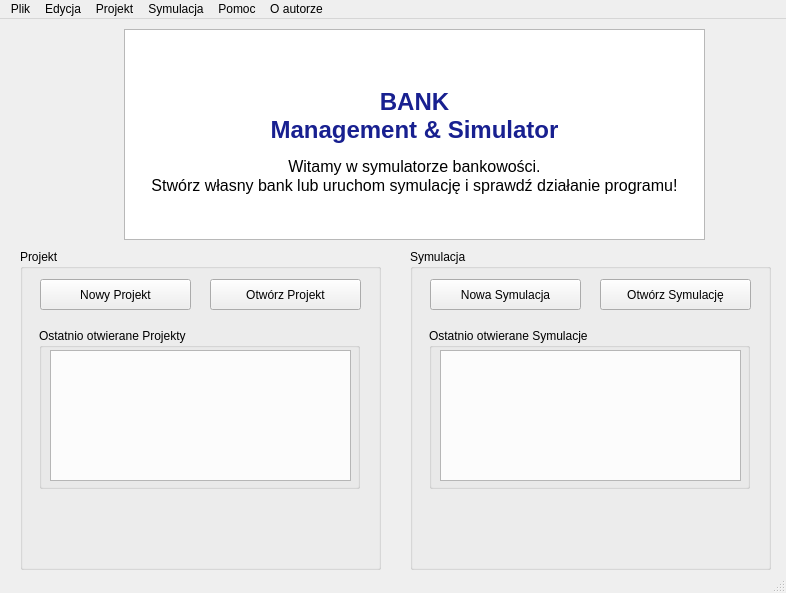
<?xml version="1.0" encoding="UTF-8"?>
<ui version="4.0">
 <class>MainWindow</class>
 <widget class="QMainWindow" name="MainWindow">
  <property name="geometry">
   <rect>
    <x>0</x>
    <y>0</y>
    <width>786</width>
    <height>593</height>
   </rect>
  </property>
  <property name="windowTitle">
   <string>MainWindow</string>
  </property>
  <widget class="QWidget" name="centralwidget">
   <widget class="QGroupBox" name="groupBox_2">
    <property name="geometry">
     <rect>
      <x>410</x>
      <y>230</y>
      <width>361</width>
      <height>321</height>
     </rect>
    </property>
    <property name="title">
     <string>Symulacja</string>
    </property>
    <widget class="QListWidget" name="listWidget">
     <property name="geometry">
      <rect>
       <x>30</x>
       <y>101</y>
       <width>301</width>
       <height>131</height>
      </rect>
     </property>
    </widget>
    <widget class="QGroupBox" name="groupBox_3">
     <property name="geometry">
      <rect>
       <x>19</x>
       <y>79</y>
       <width>321</width>
       <height>161</height>
      </rect>
     </property>
     <property name="title">
      <string>Ostatnio otwierane Symulacje</string>
     </property>
    </widget>
    <widget class="QPushButton" name="pushButton">
     <property name="geometry">
      <rect>
       <x>20</x>
       <y>30</y>
       <width>151</width>
       <height>31</height>
      </rect>
     </property>
     <property name="text">
      <string>Nowa Symulacja</string>
     </property>
    </widget>
    <widget class="QPushButton" name="pushButton_2">
     <property name="geometry">
      <rect>
       <x>190</x>
       <y>30</y>
       <width>151</width>
       <height>31</height>
      </rect>
     </property>
     <property name="text">
      <string>Otwórz Symulację</string>
     </property>
    </widget>
   </widget>
   <widget class="QGroupBox" name="groupBox_4">
    <property name="geometry">
     <rect>
      <x>20</x>
      <y>230</y>
      <width>361</width>
      <height>321</height>
     </rect>
    </property>
    <property name="title">
     <string>Projekt</string>
    </property>
    <widget class="QListWidget" name="listWidget_2">
     <property name="geometry">
      <rect>
       <x>30</x>
       <y>101</y>
       <width>301</width>
       <height>131</height>
      </rect>
     </property>
    </widget>
    <widget class="QGroupBox" name="groupBox_5">
     <property name="geometry">
      <rect>
       <x>19</x>
       <y>79</y>
       <width>321</width>
       <height>161</height>
      </rect>
     </property>
     <property name="title">
      <string>Ostatnio otwierane Projekty</string>
     </property>
    </widget>
    <widget class="QPushButton" name="pushButton_3">
     <property name="geometry">
      <rect>
       <x>20</x>
       <y>30</y>
       <width>151</width>
       <height>31</height>
      </rect>
     </property>
     <property name="text">
      <string>Nowy Projekt</string>
     </property>
    </widget>
    <widget class="QPushButton" name="pushButton_4">
     <property name="geometry">
      <rect>
       <x>190</x>
       <y>30</y>
       <width>151</width>
       <height>31</height>
      </rect>
     </property>
     <property name="text">
      <string>Otwórz Projekt</string>
     </property>
    </widget>
   </widget>
   <widget class="QTextBrowser" name="textBrowser">
    <property name="enabled">
     <bool>true</bool>
    </property>
    <property name="geometry">
     <rect>
      <x>124</x>
      <y>10</y>
      <width>581</width>
      <height>211</height>
     </rect>
    </property>
    <property name="html">
     <string>&lt;!DOCTYPE HTML PUBLIC &quot;-//W3C//DTD HTML 4.0//EN&quot; &quot;http://www.w3.org/TR/REC-html40/strict.dtd&quot;&gt;
&lt;html&gt;&lt;head&gt;&lt;meta name=&quot;qrichtext&quot; content=&quot;1&quot; /&gt;&lt;style type=&quot;text/css&quot;&gt;
p, li { white-space: pre-wrap; }
&lt;/style&gt;&lt;/head&gt;&lt;body style=&quot; font-family:'MS Shell Dlg 2'; font-size:8.25pt; font-weight:400; font-style:normal;&quot;&gt;
&lt;p align=&quot;center&quot; style=&quot;-qt-paragraph-type:empty; margin-top:0px; margin-bottom:0px; margin-left:0px; margin-right:0px; -qt-block-indent:0; text-indent:0px; font-size:8pt;&quot;&gt;&lt;br /&gt;&lt;/p&gt;
&lt;p align=&quot;center&quot; style=&quot;-qt-paragraph-type:empty; margin-top:0px; margin-bottom:0px; margin-left:0px; margin-right:0px; -qt-block-indent:0; text-indent:0px; font-size:8pt;&quot;&gt;&lt;br /&gt;&lt;/p&gt;
&lt;p align=&quot;center&quot; style=&quot;-qt-paragraph-type:empty; margin-top:0px; margin-bottom:0px; margin-left:0px; margin-right:0px; -qt-block-indent:0; text-indent:0px; font-size:18pt; font-weight:600; color:#182090;&quot;&gt;&lt;br /&gt;&lt;/p&gt;
&lt;p align=&quot;center&quot; style=&quot; margin-top:0px; margin-bottom:0px; margin-left:0px; margin-right:0px; -qt-block-indent:0; text-indent:0px;&quot;&gt;&lt;span style=&quot; font-size:18pt; font-weight:600; color:#182090;&quot;&gt;BANK&lt;/span&gt;&lt;/p&gt;
&lt;p align=&quot;center&quot; style=&quot; margin-top:0px; margin-bottom:0px; margin-left:0px; margin-right:0px; -qt-block-indent:0; text-indent:0px;&quot;&gt;&lt;span style=&quot; font-size:18pt; font-weight:600; color:#182090;&quot;&gt;Management &amp;amp; Simulator&lt;/span&gt;&lt;/p&gt;
&lt;p align=&quot;center&quot; style=&quot;-qt-paragraph-type:empty; margin-top:0px; margin-bottom:0px; margin-left:0px; margin-right:0px; -qt-block-indent:0; text-indent:0px; font-size:8pt;&quot;&gt;&lt;br /&gt;&lt;/p&gt;
&lt;p align=&quot;center&quot; style=&quot; margin-top:0px; margin-bottom:0px; margin-left:0px; margin-right:0px; -qt-block-indent:0; text-indent:0px;&quot;&gt;&lt;span style=&quot; font-size:12pt;&quot;&gt;Witamy w symulatorze bankowości.&lt;/span&gt;&lt;/p&gt;
&lt;p align=&quot;center&quot; style=&quot; margin-top:0px; margin-bottom:0px; margin-left:0px; margin-right:0px; -qt-block-indent:0; text-indent:0px;&quot;&gt;&lt;span style=&quot; font-size:12pt;&quot;&gt;Stwórz własny bank lub uruchom symulację i sprawdź działanie programu!&lt;/span&gt;&lt;/p&gt;&lt;/body&gt;&lt;/html&gt;</string>
    </property>
   </widget>
  </widget>
  <widget class="QMenuBar" name="menubar">
   <property name="geometry">
    <rect>
     <x>0</x>
     <y>0</y>
     <width>786</width>
     <height>21</height>
    </rect>
   </property>
   <widget class="QMenu" name="menuPlik">
    <property name="title">
     <string>Plik</string>
    </property>
   </widget>
   <widget class="QMenu" name="menuEdycja">
    <property name="title">
     <string>Edycja</string>
    </property>
   </widget>
   <widget class="QMenu" name="menuProjekt">
    <property name="title">
     <string>Projekt</string>
    </property>
   </widget>
   <widget class="QMenu" name="menuSymulacja">
    <property name="title">
     <string>Symulacja</string>
    </property>
   </widget>
   <widget class="QMenu" name="menuPomoc">
    <property name="title">
     <string>Pomoc</string>
    </property>
   </widget>
   <widget class="QMenu" name="menuO_autorze">
    <property name="title">
     <string>O autorze</string>
    </property>
   </widget>
   <addaction name="menuPlik"/>
   <addaction name="menuEdycja"/>
   <addaction name="menuProjekt"/>
   <addaction name="menuSymulacja"/>
   <addaction name="menuPomoc"/>
   <addaction name="menuO_autorze"/>
  </widget>
  <widget class="QStatusBar" name="statusbar"/>
 </widget>
 <resources/>
 <connections/>
</ui>
